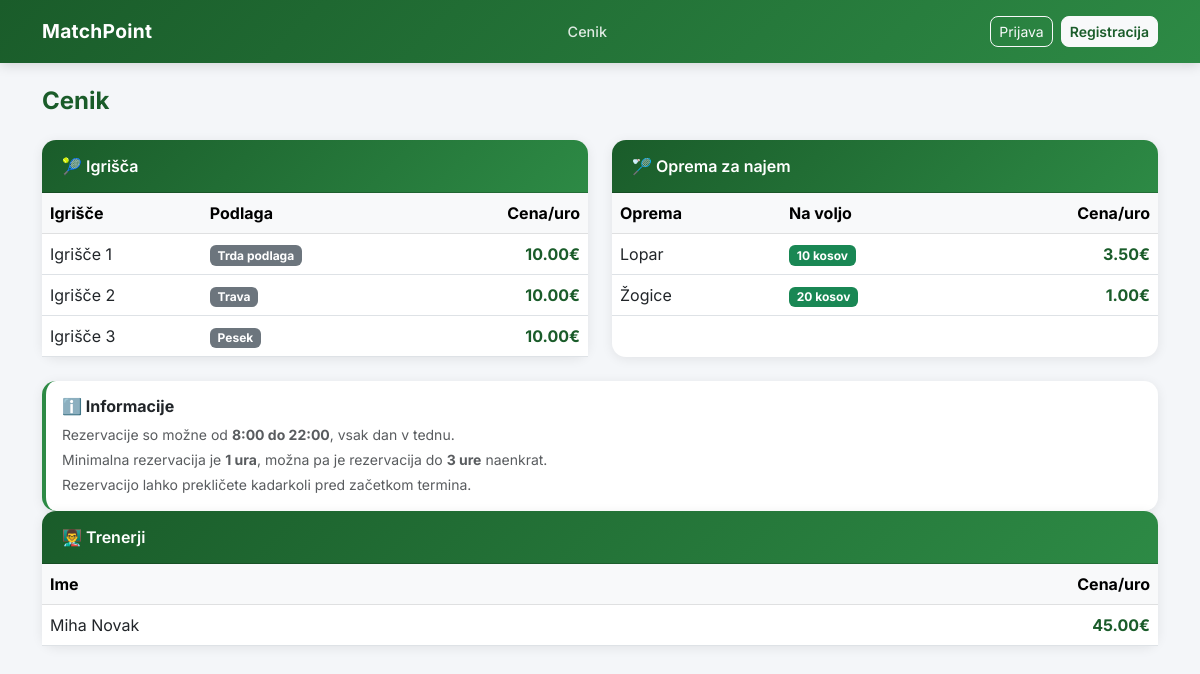
Before: /cenik/ with the older database file.
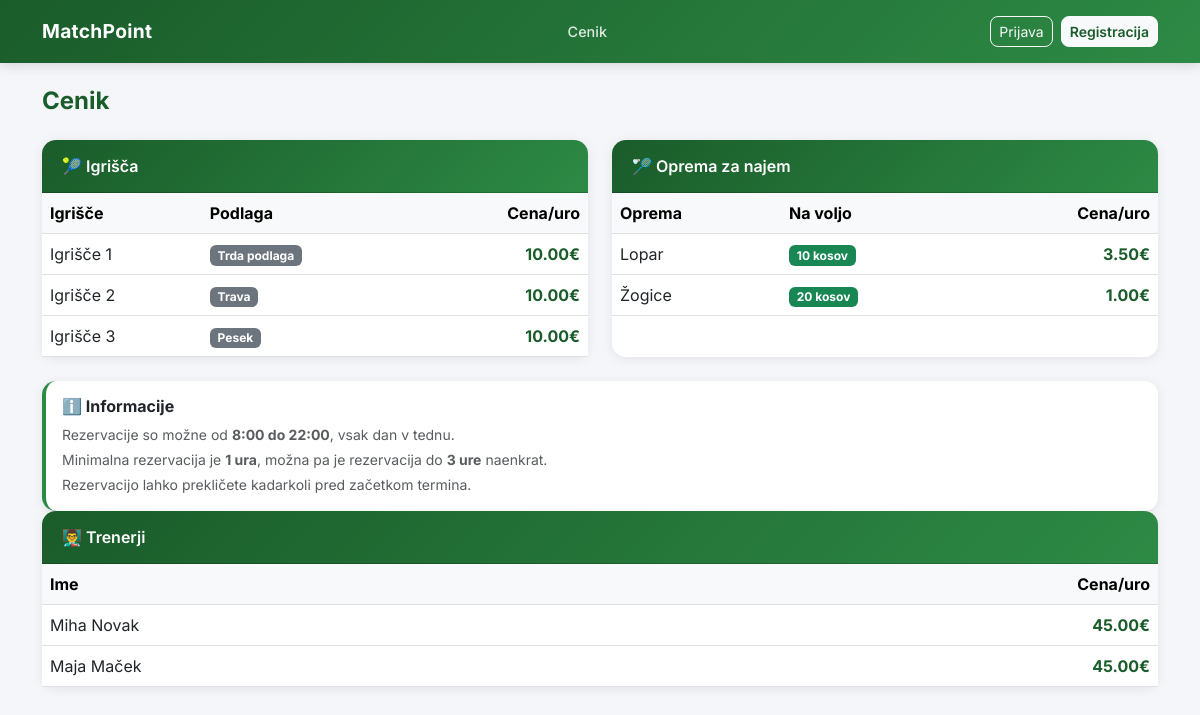
After: the same page with the newer database file.
### rezervacije/models.py (models this page shows, shortened)
class Igrisca(models.Model):
    class Povrsina(models.TextChoices):
        PESEK  = 'pesek',  'Pesek'
        TRAVA  = 'trava',  'Trava'
        TRDA   = 'trda',   'Trda podlaga'
    ime       = models.CharField(max_length=50)
    povrsina  = models.CharField(max_length=20, choices=Povrsina.choices, default=Povrsina.TRDA)
    aktivno   = models.BooleanField(default=True)        # admin lahko deaktivira
    cena_ura = models.DecimalField(max_digits=6, decimal_places=2, default=10.00)

class Oprema(models.Model):
    ime        = models.CharField(max_length=100)
    kolicina   = models.PositiveIntegerField(default=1)
    cena_ura   = models.DecimalField(max_digits=6, decimal_places=2)
    aktivno    = models.BooleanField(default=True)

class User(AbstractUser):
    class Role(models.TextChoices):
        UPORABNIK    = 'uporabnik',    'Uporabnik'
        TRENER       = 'trener',       'Trener'
        ADMINISTRATOR = 'administrator', 'Administrator'
    role = models.CharField(max_length=20, choices=Role.choices, default=Role.UPORABNIK)
    telefon = models.CharField(max_length=20, blank=True)
    cena_ura = models.DecimalField(max_digits=6, decimal_places=2, default=45.00)

### rezervacije/views.py (the view)
# urls.py: path('cenik/', views.cenik, name='cenik'),
def cenik(request):
    igrisca = Igrisca.objects.filter(aktivno=True)
    oprema = Oprema.objects.filter(aktivno=True)
    trenerji = User.objects.filter(role='trener')
    return render(request, 'cenik.html', {'igrisca': igrisca, 'oprema': oprema, 'trenerji': trenerji})

### rezervacije/templates/cenik.html
{% extends 'base.html' %}
{% block content %}
<h4 class="mb-4 fw-bold" style="color:#1a5c2a;"> Cenik</h4>
<div class="row g-4">
    <div class="col-md-6">
        <div class="card h-100">
            <div class="card-header" style="background: linear-gradient(135deg, #1a5c2a, #2d8a45); color:white;">
                🎾 Igrišča
            </div>
            <div class="card-body p-0">
                <table class="table mb-0">
                    <thead class="table-light">
                        <tr>
                            <th>Igrišče</th>
                            <th>Podlaga</th>
                            <th class="text-end">Cena/uro</th>
                        </tr>
                    </thead>
                    <tbody>
                        {% for ig in igrisca %}
                        <tr>
                            <td class="fw-500">{{ ig.ime }}</td>
                            <td><span class="badge bg-secondary">{{ ig.get_povrsina_display }}</span></td>
                            <td class="text-end fw-bold" style="color:#1a5c2a;">{{ ig.cena_ura }}€</td>
                        </tr>
                        {% endfor %}
                    </tbody>
                </table>
            </div>
        </div>
    </div>
    <div class="col-md-6">
        <div class="card h-100">
            <div class="card-header" style="background: linear-gradient(135deg, #1a5c2a, #2d8a45); color:white;">
                🏸 Oprema za najem
            </div>
            <div class="card-body p-0">
                <table class="table mb-0">
                    <thead class="table-light">
                        <tr>
                            <th>Oprema</th>
                            <th>Na voljo</th>
                            <th class="text-end">Cena/uro</th>
                        </tr>
                    </thead>
                    <tbody>
                        {% for o in oprema %}
                        <tr>
                            <td>{{ o.ime }}</td>
                            <td><span class="badge bg-success">{{ o.kolicina }} kosov</span></td>
                            <td class="text-end fw-bold" style="color:#1a5c2a;">{{ o.cena_ura }}€</td>
                        </tr>
                        {% endfor %}
                    </tbody>
                </table>
            </div>
        </div>
    </div>
    <div class="col-12">
        <div class="card" style="border-left: 4px solid #2d8a45;">
            <div class="card-body">
                <h6 class="fw-bold mb-2">ℹ️ Informacije</h6>
                <p class="mb-1 text-muted small">Rezervacije so možne od <strong>8:00 do 22:00</strong>, vsak dan v tednu.</p>
                <p class="mb-1 text-muted small">Minimalna rezervacija je <strong>1 ura</strong>, možna pa je rezervacija do <strong>3 ure</strong> naenkrat.</p>
                <p class="mb-0 text-muted small">Rezervacijo lahko prekličete kadarkoli pred začetkom termina.</p>
            </div>
        </div>
    </div>
</div>
<div class="col-12">
    <div class="card">
        <div class="card-header" style="background: linear-gradient(135deg, #1a5c2a, #2d8a45); color:white;">
            👨‍🏫 Trenerji
        </div>
        <div class="card-body p-0">
            <table class="table mb-0">
                <thead class="table-light">
                    <tr>
                        <th>Ime</th>
                        <th class="text-end">Cena/uro</th>
                    </tr>
                </thead>
                <tbody>
                    {% for t in trenerji %}
                    <tr>
                        <td>{{ t.get_full_name|default:t.username }}</td>
                        <td class="text-end fw-bold" style="color:#1a5c2a;">{{ t.cena_ura }}€</td>
                    </tr>
                    {% empty %}
                        <tr><td colspan="2" class="text-muted">Ni razpoložljivih trenerjev.</td></tr>
                    {% endfor %}
                </tbody>
            </table>
        </div>
    </div>
</div>
{% endblock %}

Changed rows visible on the page:
added User: get_full_name "Maja Maček", cena_ura "45.00"
